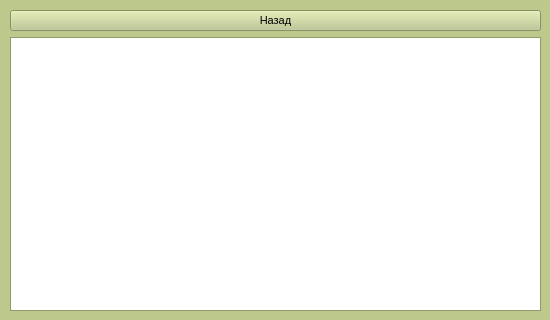
<?xml version="1.0" encoding="UTF-8"?>
<ui version="4.0">
 <class>Form</class>
 <widget class="QWidget" name="Form">
  <property name="geometry">
   <rect>
    <x>0</x>
    <y>0</y>
    <width>550</width>
    <height>320</height>
   </rect>
  </property>
  <property name="sizePolicy">
   <sizepolicy hsizetype="Maximum" vsizetype="Maximum">
    <horstretch>0</horstretch>
    <verstretch>0</verstretch>
   </sizepolicy>
  </property>
  <property name="minimumSize">
   <size>
    <width>550</width>
    <height>320</height>
   </size>
  </property>
  <property name="maximumSize">
   <size>
    <width>550</width>
    <height>320</height>
   </size>
  </property>
  <property name="palette">
   <palette>
    <active>
     <colorrole role="WindowText">
      <brush brushstyle="SolidPattern">
       <color alpha="255">
        <red>0</red>
        <green>0</green>
        <blue>0</blue>
       </color>
      </brush>
     </colorrole>
     <colorrole role="Button">
      <brush brushstyle="SolidPattern">
       <color alpha="255">
        <red>189</red>
        <green>200</green>
        <blue>140</blue>
       </color>
      </brush>
     </colorrole>
     <colorrole role="Light">
      <brush brushstyle="SolidPattern">
       <color alpha="255">
        <red>249</red>
        <green>255</green>
        <blue>224</blue>
       </color>
      </brush>
     </colorrole>
     <colorrole role="Midlight">
      <brush brushstyle="SolidPattern">
       <color alpha="255">
        <red>219</red>
        <green>227</green>
        <blue>182</blue>
       </color>
      </brush>
     </colorrole>
     <colorrole role="Dark">
      <brush brushstyle="SolidPattern">
       <color alpha="255">
        <red>95</red>
        <green>100</green>
        <blue>70</blue>
       </color>
      </brush>
     </colorrole>
     <colorrole role="Mid">
      <brush brushstyle="SolidPattern">
       <color alpha="255">
        <red>126</red>
        <green>133</green>
        <blue>93</blue>
       </color>
      </brush>
     </colorrole>
     <colorrole role="Text">
      <brush brushstyle="SolidPattern">
       <color alpha="255">
        <red>0</red>
        <green>0</green>
        <blue>0</blue>
       </color>
      </brush>
     </colorrole>
     <colorrole role="BrightText">
      <brush brushstyle="SolidPattern">
       <color alpha="255">
        <red>255</red>
        <green>255</green>
        <blue>255</blue>
       </color>
      </brush>
     </colorrole>
     <colorrole role="ButtonText">
      <brush brushstyle="SolidPattern">
       <color alpha="255">
        <red>0</red>
        <green>0</green>
        <blue>0</blue>
       </color>
      </brush>
     </colorrole>
     <colorrole role="Base">
      <brush brushstyle="SolidPattern">
       <color alpha="255">
        <red>255</red>
        <green>255</green>
        <blue>255</blue>
       </color>
      </brush>
     </colorrole>
     <colorrole role="Window">
      <brush brushstyle="SolidPattern">
       <color alpha="255">
        <red>189</red>
        <green>200</green>
        <blue>140</blue>
       </color>
      </brush>
     </colorrole>
     <colorrole role="Shadow">
      <brush brushstyle="SolidPattern">
       <color alpha="255">
        <red>0</red>
        <green>0</green>
        <blue>0</blue>
       </color>
      </brush>
     </colorrole>
     <colorrole role="AlternateBase">
      <brush brushstyle="SolidPattern">
       <color alpha="255">
        <red>222</red>
        <green>227</green>
        <blue>197</blue>
       </color>
      </brush>
     </colorrole>
     <colorrole role="ToolTipBase">
      <brush brushstyle="SolidPattern">
       <color alpha="255">
        <red>255</red>
        <green>255</green>
        <blue>220</blue>
       </color>
      </brush>
     </colorrole>
     <colorrole role="ToolTipText">
      <brush brushstyle="SolidPattern">
       <color alpha="255">
        <red>0</red>
        <green>0</green>
        <blue>0</blue>
       </color>
      </brush>
     </colorrole>
     <colorrole role="PlaceholderText">
      <brush brushstyle="SolidPattern">
       <color alpha="128">
        <red>0</red>
        <green>0</green>
        <blue>0</blue>
       </color>
      </brush>
     </colorrole>
    </active>
    <inactive>
     <colorrole role="WindowText">
      <brush brushstyle="SolidPattern">
       <color alpha="255">
        <red>0</red>
        <green>0</green>
        <blue>0</blue>
       </color>
      </brush>
     </colorrole>
     <colorrole role="Button">
      <brush brushstyle="SolidPattern">
       <color alpha="255">
        <red>189</red>
        <green>200</green>
        <blue>140</blue>
       </color>
      </brush>
     </colorrole>
     <colorrole role="Light">
      <brush brushstyle="SolidPattern">
       <color alpha="255">
        <red>249</red>
        <green>255</green>
        <blue>224</blue>
       </color>
      </brush>
     </colorrole>
     <colorrole role="Midlight">
      <brush brushstyle="SolidPattern">
       <color alpha="255">
        <red>219</red>
        <green>227</green>
        <blue>182</blue>
       </color>
      </brush>
     </colorrole>
     <colorrole role="Dark">
      <brush brushstyle="SolidPattern">
       <color alpha="255">
        <red>95</red>
        <green>100</green>
        <blue>70</blue>
       </color>
      </brush>
     </colorrole>
     <colorrole role="Mid">
      <brush brushstyle="SolidPattern">
       <color alpha="255">
        <red>126</red>
        <green>133</green>
        <blue>93</blue>
       </color>
      </brush>
     </colorrole>
     <colorrole role="Text">
      <brush brushstyle="SolidPattern">
       <color alpha="255">
        <red>0</red>
        <green>0</green>
        <blue>0</blue>
       </color>
      </brush>
     </colorrole>
     <colorrole role="BrightText">
      <brush brushstyle="SolidPattern">
       <color alpha="255">
        <red>255</red>
        <green>255</green>
        <blue>255</blue>
       </color>
      </brush>
     </colorrole>
     <colorrole role="ButtonText">
      <brush brushstyle="SolidPattern">
       <color alpha="255">
        <red>0</red>
        <green>0</green>
        <blue>0</blue>
       </color>
      </brush>
     </colorrole>
     <colorrole role="Base">
      <brush brushstyle="SolidPattern">
       <color alpha="255">
        <red>255</red>
        <green>255</green>
        <blue>255</blue>
       </color>
      </brush>
     </colorrole>
     <colorrole role="Window">
      <brush brushstyle="SolidPattern">
       <color alpha="255">
        <red>189</red>
        <green>200</green>
        <blue>140</blue>
       </color>
      </brush>
     </colorrole>
     <colorrole role="Shadow">
      <brush brushstyle="SolidPattern">
       <color alpha="255">
        <red>0</red>
        <green>0</green>
        <blue>0</blue>
       </color>
      </brush>
     </colorrole>
     <colorrole role="AlternateBase">
      <brush brushstyle="SolidPattern">
       <color alpha="255">
        <red>222</red>
        <green>227</green>
        <blue>197</blue>
       </color>
      </brush>
     </colorrole>
     <colorrole role="ToolTipBase">
      <brush brushstyle="SolidPattern">
       <color alpha="255">
        <red>255</red>
        <green>255</green>
        <blue>220</blue>
       </color>
      </brush>
     </colorrole>
     <colorrole role="ToolTipText">
      <brush brushstyle="SolidPattern">
       <color alpha="255">
        <red>0</red>
        <green>0</green>
        <blue>0</blue>
       </color>
      </brush>
     </colorrole>
     <colorrole role="PlaceholderText">
      <brush brushstyle="SolidPattern">
       <color alpha="128">
        <red>0</red>
        <green>0</green>
        <blue>0</blue>
       </color>
      </brush>
     </colorrole>
    </inactive>
    <disabled>
     <colorrole role="WindowText">
      <brush brushstyle="SolidPattern">
       <color alpha="255">
        <red>95</red>
        <green>100</green>
        <blue>70</blue>
       </color>
      </brush>
     </colorrole>
     <colorrole role="Button">
      <brush brushstyle="SolidPattern">
       <color alpha="255">
        <red>189</red>
        <green>200</green>
        <blue>140</blue>
       </color>
      </brush>
     </colorrole>
     <colorrole role="Light">
      <brush brushstyle="SolidPattern">
       <color alpha="255">
        <red>249</red>
        <green>255</green>
        <blue>224</blue>
       </color>
      </brush>
     </colorrole>
     <colorrole role="Midlight">
      <brush brushstyle="SolidPattern">
       <color alpha="255">
        <red>219</red>
        <green>227</green>
        <blue>182</blue>
       </color>
      </brush>
     </colorrole>
     <colorrole role="Dark">
      <brush brushstyle="SolidPattern">
       <color alpha="255">
        <red>95</red>
        <green>100</green>
        <blue>70</blue>
       </color>
      </brush>
     </colorrole>
     <colorrole role="Mid">
      <brush brushstyle="SolidPattern">
       <color alpha="255">
        <red>126</red>
        <green>133</green>
        <blue>93</blue>
       </color>
      </brush>
     </colorrole>
     <colorrole role="Text">
      <brush brushstyle="SolidPattern">
       <color alpha="255">
        <red>95</red>
        <green>100</green>
        <blue>70</blue>
       </color>
      </brush>
     </colorrole>
     <colorrole role="BrightText">
      <brush brushstyle="SolidPattern">
       <color alpha="255">
        <red>255</red>
        <green>255</green>
        <blue>255</blue>
       </color>
      </brush>
     </colorrole>
     <colorrole role="ButtonText">
      <brush brushstyle="SolidPattern">
       <color alpha="255">
        <red>95</red>
        <green>100</green>
        <blue>70</blue>
       </color>
      </brush>
     </colorrole>
     <colorrole role="Base">
      <brush brushstyle="SolidPattern">
       <color alpha="255">
        <red>189</red>
        <green>200</green>
        <blue>140</blue>
       </color>
      </brush>
     </colorrole>
     <colorrole role="Window">
      <brush brushstyle="SolidPattern">
       <color alpha="255">
        <red>189</red>
        <green>200</green>
        <blue>140</blue>
       </color>
      </brush>
     </colorrole>
     <colorrole role="Shadow">
      <brush brushstyle="SolidPattern">
       <color alpha="255">
        <red>0</red>
        <green>0</green>
        <blue>0</blue>
       </color>
      </brush>
     </colorrole>
     <colorrole role="AlternateBase">
      <brush brushstyle="SolidPattern">
       <color alpha="255">
        <red>189</red>
        <green>200</green>
        <blue>140</blue>
       </color>
      </brush>
     </colorrole>
     <colorrole role="ToolTipBase">
      <brush brushstyle="SolidPattern">
       <color alpha="255">
        <red>255</red>
        <green>255</green>
        <blue>220</blue>
       </color>
      </brush>
     </colorrole>
     <colorrole role="ToolTipText">
      <brush brushstyle="SolidPattern">
       <color alpha="255">
        <red>0</red>
        <green>0</green>
        <blue>0</blue>
       </color>
      </brush>
     </colorrole>
     <colorrole role="PlaceholderText">
      <brush brushstyle="SolidPattern">
       <color alpha="128">
        <red>0</red>
        <green>0</green>
        <blue>0</blue>
       </color>
      </brush>
     </colorrole>
    </disabled>
   </palette>
  </property>
  <property name="windowTitle">
   <string>Гайд</string>
  </property>
  <widget class="QWidget" name="">
   <property name="geometry">
    <rect>
     <x>10</x>
     <y>10</y>
     <width>531</width>
     <height>301</height>
    </rect>
   </property>
   <layout class="QVBoxLayout" name="verticalLayout">
    <item>
     <widget class="QPushButton" name="pushButton">
      <property name="font">
       <font>
        <pointsize>8</pointsize>
       </font>
      </property>
      <property name="text">
       <string>Назад</string>
      </property>
     </widget>
    </item>
    <item>
     <widget class="QTextBrowser" name="textBrowser"/>
    </item>
   </layout>
  </widget>
 </widget>
 <resources/>
 <connections/>
</ui>
